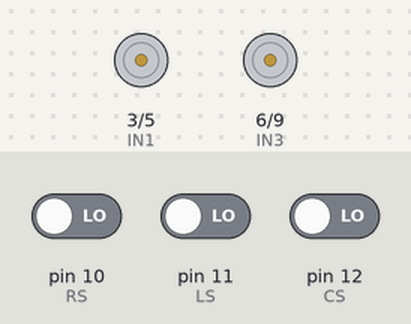
A sketch run on a simulated Arduino Uno, built with avr-gcc and run on an emulated ATmega328P. Parts: motor-driver pin pairs drawn as motors (green arrow = first pin HIGH = forward, orange = second pin HIGH = backward, longer = more drive). The test bench sets the inputs (shaded band); at power-on: pin 10 (RS) LOW, pin 11 (LS) LOW, pin 12 (CS) LOW. What the sketch prints to the serial monitor is not drawn.

Above: at 1.2 s.
1.3 s: pin 10 (RS) driven HIGH
At 2.2 s:
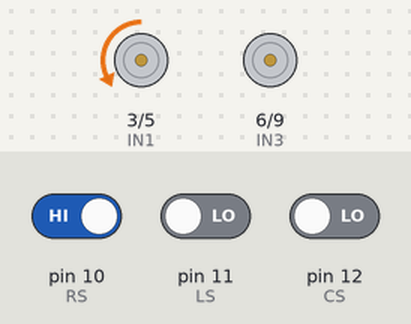
2.8 s: pin 11 (LS) driven HIGH
At 3.8 s:
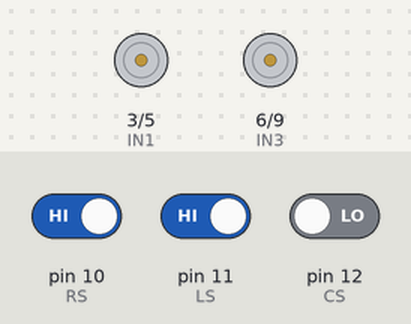
4.5 s: pin 12 (CS) driven HIGH
At 4.9 s:
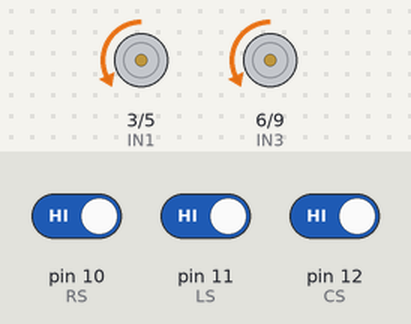
6.0 s: pin 10 (RS) driven LOW
At 7.1 s:
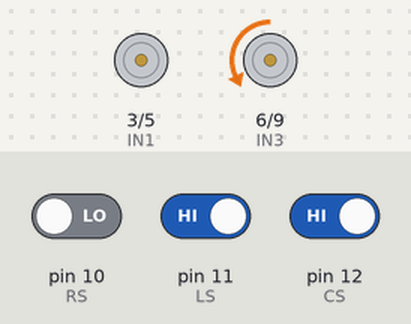
Timing chart, 0 to 9.0 s (numbered marks = the images above; inputs shaded):
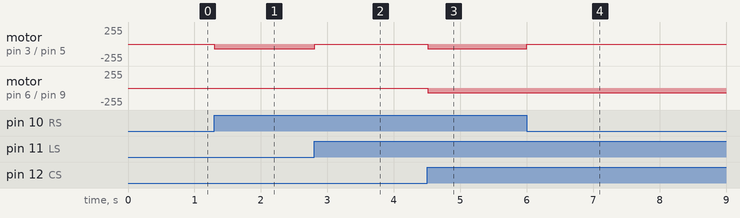

Measured:
- after the input at 1.3 s, motor on pin 3 (IN1) / pin 5 (IN2): stopped → backward 70/255 at once
- after the input at 2.8 s, motor on pin 3 (IN1) / pin 5 (IN2): backward 70/255 → stopped at once
- after the input at 4.5 s, motor on pin 3 (IN1) / pin 5 (IN2), motor on pin 6 (IN3) / pin 9 (IN4): stopped → backward 70/255 at once
- after the input at 6.0 s, motor on pin 3 (IN1) / pin 5 (IN2): backward 70/255 → stopped at once

The sketch:

v2.ino
```cpp
int IN1 = 3;
int IN2 = 5;
int IN3 = 6;
int IN4 = 9;
int RS=10;
int CS=12;
int LS=11;


int speed;
int direction;

void setup()
{
pinMode(IN1,OUTPUT);
pinMode(IN2,OUTPUT);
pinMode(IN3,OUTPUT);
pinMode(IN4,OUTPUT);
pinMode(LS,INPUT);
pinMode(RS,INPUT);
pinMode(CS,INPUT);
speed = 255/2;
 Serial.begin(9600);
}

void loop()
{
linefollower ();
}


void forward()
{
   digitalWrite(IN1,LOW);
   analogWrite(IN2, speed);
   digitalWrite(IN3,LOW);
   analogWrite(IN4, speed);
}

void Backward()
{
   digitalWrite(IN2,LOW);
   analogWrite(IN1, speed);
   digitalWrite(IN4,LOW);
   analogWrite(IN3, speed);
}

void left()
{
   digitalWrite(IN3,LOW);
   analogWrite(IN4, speed);
   digitalWrite(IN1,LOW);
   digitalWrite(IN2,LOW);
}

void right()
{
   digitalWrite(IN1,LOW);
   analogWrite(IN2, speed);
   digitalWrite(IN3,LOW);
   digitalWrite(IN4,LOW);
}
void stop()
{
  digitalWrite(IN1,LOW);
  digitalWrite(IN2,LOW);
  digitalWrite(IN3,LOW);
  digitalWrite(IN4,LOW);
}


void linefollower ()
{
speed=70;
   while(1)
  {
  if( (( digitalRead(LS) && digitalRead(RS) && digitalRead(CS) )||( !digitalRead(LS) && !digitalRead(RS) && digitalRead(CS) ) ))
    {
      forward();
      Serial.write("forward");
    }

 else   if ( (!digitalRead(LS) && digitalRead(RS) ) )
    {
      right();
      while(digitalRead(CS));
      Serial.write("right");
    }

  else   if ( ( digitalRead(LS) && !digitalRead(RS)) )
    {
      left();
       while(digitalRead(CS));
        Serial.write("left");
    }

   else if ( ( !(digitalRead(LS)) && !(digitalRead(RS)) && !(digitalRead(CS)) ) )
    {
     // stop();
        Serial.write("stop");
    }
    else
    {delay(10); Serial.write("else");stop();}

 }
}
```
